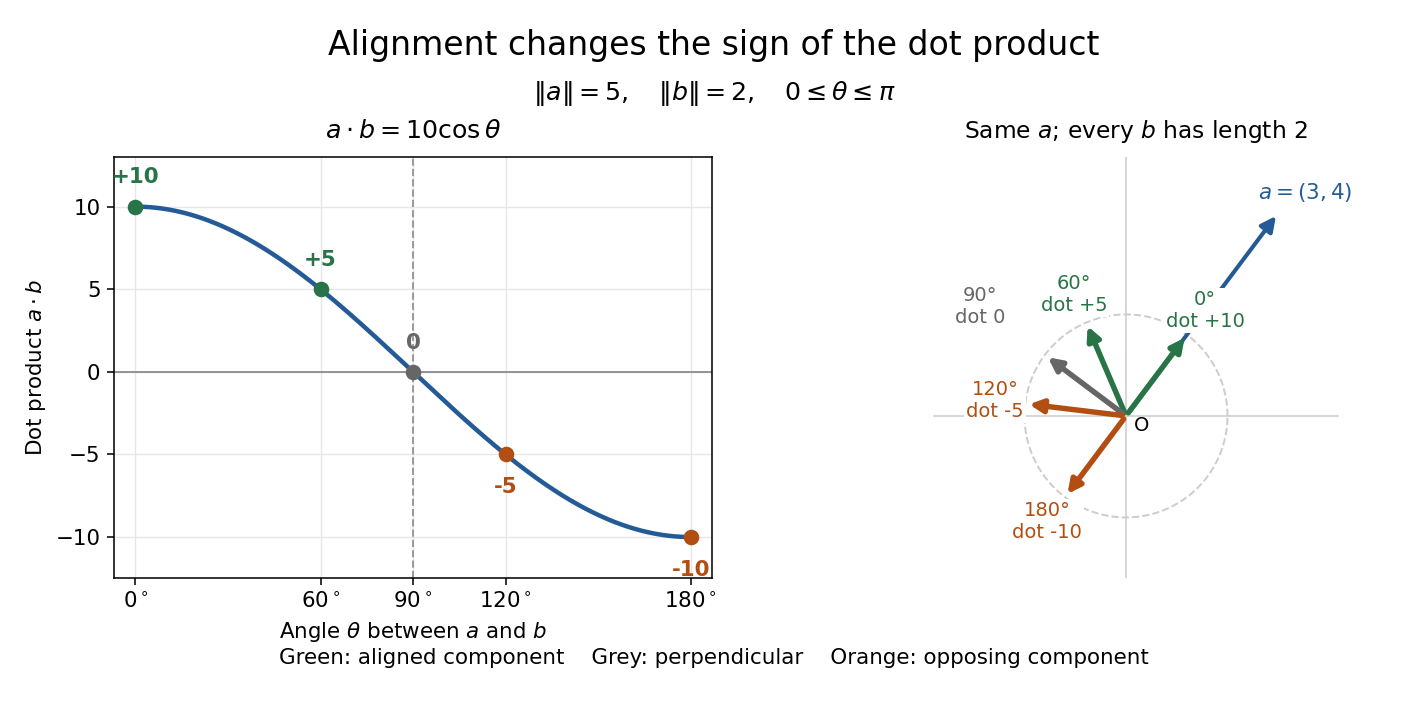

Source code (Python):
"""Draw dot-product signs for fixed lengths; write an opaque PNG to the cwd."""

from pathlib import Path

import matplotlib.pyplot as plt
import numpy as np


def main():
    a = np.array([3.0, 4.0])
    angles = np.deg2rad([0, 60, 90, 120, 180])
    alpha = np.arctan2(a[1], a[0])
    vectors = 2 * np.column_stack((np.cos(alpha + angles), np.sin(alpha + angles)))
    products = vectors @ a
    expected = np.array([10, 5, 0, -5, -10])
    np.testing.assert_allclose(products, expected, atol=1e-13)
    np.testing.assert_allclose(np.linalg.norm(vectors, axis=1), 2)
    np.testing.assert_allclose(products / (np.linalg.norm(a) * 2), np.cos(angles), atol=1e-14)
    for direction in [np.array([2.0, 0.0]), np.array([-2.0, 0.0])]:
        projection = np.dot(a, direction) / np.dot(direction, direction) * direction
        np.testing.assert_allclose(projection, [3, 0])
        np.testing.assert_allclose(np.dot(a - projection, direction), 0)
    np.testing.assert_allclose(np.dot(a, [4, -3]), 0)
    np.testing.assert_allclose(np.linalg.norm([4, -3]), 5)
    np.testing.assert_allclose(np.dot(a, [-2, 0]), -6)
    np.testing.assert_allclose(np.dot(a, [-1, 0]), -3)
    np.testing.assert_allclose([np.dot(a, [2, 0]) / 10, np.dot(a, [-2, 0]) / 10], [.6, -.6])
    np.testing.assert_allclose(np.degrees(np.arccos(-.6)), 126.86989764584402)
    np.testing.assert_allclose(np.dot([1, 1], [1, -4]), -3)
    np.testing.assert_allclose(np.dot(np.array([4, 1]) * [1, 1], [1, -4]), 0)

    plt.rcParams.update({"font.size": 11, "font.family": "DejaVu Sans"})
    fig, (curve, rays) = plt.subplots(1, 2, figsize=(10.2, 5.1),
                                    gridspec_kw={"width_ratios": [1.2, 1]}, facecolor="white")
    fig.subplots_adjust(left=.08, right=.97, bottom=.19, top=.78, wspace=.32)
    theta = np.linspace(0, np.pi, 501)
    curve.plot(theta, 10 * np.cos(theta), color="#245b96", lw=2.3)
    curve.axhline(0, color="#888888", lw=.9)
    curve.axvline(np.pi / 2, color="#999999", ls="--", lw=1)
    colors = ["#287446", "#287446", "#666666", "#b34e12", "#b34e12"]
    for t, value, color in zip(angles, expected, colors):
        curve.plot(t, value, "o", color=color, ms=7)
        label = f"{int(value):+d}" if value != 0 else "0"
        curve.annotate(label, xy=(t, value), xytext=(0, 12 if value >= 0 else -20),
                       textcoords="offset points", ha="center", color=color, weight="bold")
    curve.set_xlim(-.12, np.pi + .12)
    curve.set_ylim(-12.5, 13)
    curve.set_xticks(angles, [r"$0^\circ$", r"$60^\circ$", r"$90^\circ$", r"$120^\circ$", r"$180^\circ$"])
    curve.set_yticks([-10, -5, 0, 5, 10])
    curve.set_xlabel(r"Angle $\theta$ between $a$ and $b$")
    curve.set_ylabel(r"Dot product $a\cdot b$")
    curve.set_title(r"$a\cdot b=10\cos\theta$", fontsize=13, pad=10)
    curve.grid(color="#e7e7e7", lw=.7)

    rays.set_aspect("equal")
    rays.set_xlim(-3.8, 4.2)
    rays.set_ylim(-3.2, 5.1)
    rays.axhline(0, color="#cccccc", lw=.8)
    rays.axvline(0, color="#cccccc", lw=.8)
    circle = np.linspace(0, 2 * np.pi, 361)
    rays.plot(2 * np.cos(circle), 2 * np.sin(circle), color="#cccccc", ls="--", lw=1)
    rays.annotate("", xy=a, xytext=(0, 0),
                  arrowprops=dict(arrowstyle="-|>", color="#245b96", lw=2.1, mutation_scale=16))
    rays.text(2.6, 4.28, r"$a=(3,4)$", color="#245b96", fontsize=11)
    for index, (vector, color, degree, value) in enumerate(zip(vectors, colors, [0, 60, 90, 120, 180], expected)):
        rays.annotate("", xy=vector, xytext=(0, 0),
                      arrowprops=dict(arrowstyle="-|>", color=color, lw=2.8, mutation_scale=14))
        point = vector * ([1.3, 1.3, 1.8, 1.3, 1.3][index])
        label = f"{degree}°\ndot {int(value):+d}" if value != 0 else f"{degree}°\ndot 0"
        rays.text(*point, label, ha="center", va="center", color=color, fontsize=10,
                  bbox=dict(facecolor="white", edgecolor="none", pad=1))
    rays.text(.16, -.3, "O", fontsize=10)
    rays.set_xticks([])
    rays.set_yticks([])
    for spine in rays.spines.values():
        spine.set_visible(False)
    rays.set_title(r"Same $a$; every $b$ has length $2$", fontsize=12, pad=10)
    fig.suptitle("Alignment changes the sign of the dot product", y=.96, fontsize=17)
    fig.text(.5, .86, r"$\|a\|=5,\quad \|b\|=2,\quad 0\leq\theta\leq\pi$", ha="center", fontsize=13)
    fig.text(.5, .07, "Green: aligned component    Grey: perpendicular    Orange: opposing component",
             ha="center", fontsize=11)
    fig.savefig(Path.cwd() / (Path(__file__).stem + ".png"), dpi=140,
                facecolor="white", transparent=False)
    plt.close(fig)
    print("Verified dot products [10, 5, 0, -5, -10], all b lengths 2, cosine ratios, "
          "both projection directions, perpendicular pair, and zero residual dot products.")


if __name__ == "__main__":
    main()
